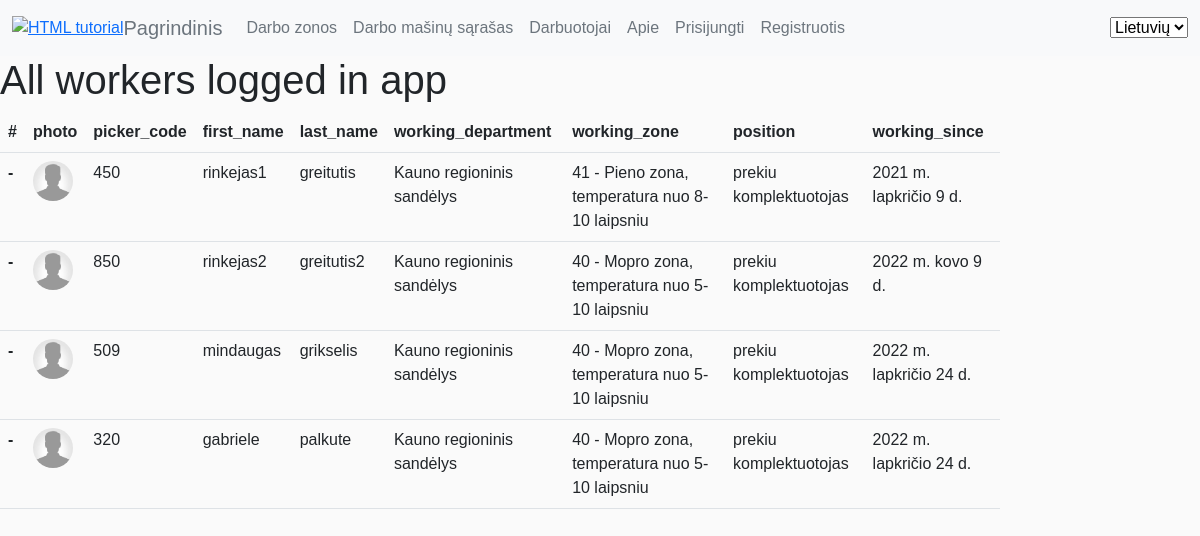
Page /lm/workers/ on the committed database.
### lm/models.py (models this page shows, shortened)
class Darbuotojas (models.Model):
    picker_code = models.CharField(_('Piker code'),help_text='rinkejo_kodas', max_length=3)
    first_name = models.CharField(_('First name'),help_text='Vardas', max_length=80)
    last_name = models.CharField(_('Last name'),help_text='Pavardė', max_length=80)
    working_zone = models.ForeignKey('Darbo_zona_sandelyje',null=True, on_delete=models.SET_NULL)
    working_department_choices = (
        ('Vilniaus apsk', 'Vilniaus apsk'),
        ('Vilniaus regioninis sandėlys', 'Vilniaus regioninis sandėlys'),
        ('Kauno apsk', 'Kauno apsk'),
        ('Kauno regioninis sandėlys', 'Kauno regioninis sandėlys'),
        ('Klaipėdos apsk', 'Klaipėdos apsk'),
    )
    working_department = models.CharField(_('Working disctric or logistic warehouse'),max_length=80, choices=working_department_choices, default='Kauno regioninis sandėlys',
                                help_text='Kurioje (-iame) apskrityje/logistikos sandėlyje dirbate', blank=True)
    position_choices = (
        ('grupes vadovas','grupes vadovas'),
        ('grupes vadovo asistentas', 'grupes vadovo asistentas'),
        ('grupes vadovo asistentas', 'grupes vadovo asistentas'),
        ('prekiu komplektuotojas', 'prekiu komplektuotojas'))
    position = models.CharField(_('Working position'),max_length=80, choices=position_choices, default='prekiu komplektuotojas', help_text='Darbuotojo pareigos',blank=True)
    photo = models.ImageField(help_text='Darbuotojo foto arba avataras', upload_to='photos', null=True)
    working_since = models.DateField(_('Working since'),help_text='Darbo pradžia LIDL imoneje', null=True, blank=True)
    class Meta:
        ordering = ['last_name', 'first_name']
        verbose_name = _("Worker")
        verbose_name_plural = _("Workers")

class Darbo_zona_sandelyje (models.Model):
    zone_choices = (
        ('20','20 - HR'),
        ('40','40 - MOPRO'),
        ('41', '41 - Pienas'),
        ('60', '60 - TIKO'),
        ('61', '61 - BakeOff'),
        ('70', '70 - Fruits'),
        ('80', '80 - Mėsa'),
        ('90', '90 - NonFood')
        )
    zone_code = models.CharField(_('Working zone code'), max_length=80, choices=zone_choices, default='40', help_text='Darbo zona sandėlyje',
    blank=True)
    zone_description=models.CharField(_('Description'),max_length=80, help_text='Zonos aprasymas pvz 60-Tiko')
    class Meta:
        ordering = ['zone_code']
        verbose_name = _("Working zone")
        verbose_name_plural = _("Working zones")
    def __str__(self):
        return f'{self.zone_code} - {self.zone_description}'

### lm/views.py (the view)
# urls.py: path('workers/', views.workers, name='workers'),
def workers(request):
    workers = Darbuotojas.objects.all()
    context = {
        'workers': workers
    }
    return render(request, 'lm/workers.html', context=context)

### lm/templates/lm/workers.html (shortened to what this page needs)
{% extends 'base.html' %}
{% load i18n %}
{% load static %}
{% block content %}
<h1>{% trans "All workers logged in app" %} </h1>
<table class="table">
  <thead>
    <tr>
      <th scope="col">#</th>
      <th scope="col">photo</th>
      <th scope="col">picker_code</th>
      <th scope="col">first_name</th>
      <th scope="col">last_name</th>
      <th scope="col">working_department</th>
      <th scope="col">working_zone</th>
          <th scope="col">position</th>
          <th scope="col">working_since</th>
    </tr>
  </thead>
  {% for worker in workers %}
  <tbody>
    <tr>
      <th scope="row">-</th>
      <td>        <img width=40vh class="rounded-circle account-img" src="{{worker.photo.url}}">
</td>
      <td>{{worker.picker_code}}</td>
      <td>{{worker.first_name}}</td>
      <td>{{worker.last_name}}</td>
            <td>{{worker.working_department}}</td>
            <td>{{worker.working_zone}}</td>
            <td>{{worker.position}}</td>
            <td>{{worker.working_since}}</td>
    </tr>
  </tbody>
   {% endfor %}
</table>
{% endblock %}

### static/app.css (style rules this page uses)
body { background-color:#fafafa }
body { font-family:Arial,"MS Trebuchet",sans-serif }

### rows in the picture
Darbuotojas: photo (placeholder picture), picker_code "450", first_name "rinkejas1", last_name "greitutis", working_department "Kauno regioninis sandėlys", working_zone "41 - Pieno zona, temperatura nuo 8-10 laipsniu", position "prekiu komplektuotojas", working_since "2021 m. lapkričio 9 d."
Darbuotojas: photo (placeholder picture), picker_code "850", first_name "rinkejas2", last_name "greitutis2", working_department "Kauno regioninis sandėlys", working_zone "40 - Mopro zona, temperatura nuo 5-10 laipsniu", position "prekiu komplektuotojas", working_since "2022 m. kovo 9 d."
Darbuotojas: photo (placeholder picture), picker_code "509", first_name "mindaugas", last_name "grikselis", working_department "Kauno regioninis sandėlys", working_zone "40 - Mopro zona, temperatura nuo 5-10 laipsniu", position "prekiu komplektuotojas", working_since "2022 m. lapkričio 24 d."
Darbuotojas: photo (placeholder picture), picker_code "320", first_name "gabriele", last_name "palkute", working_department "Kauno regioninis sandėlys", working_zone "40 - Mopro zona, temperatura nuo 5-10 laipsniu", position "prekiu komplektuotojas", working_since "2022 m. lapkričio 24 d."
